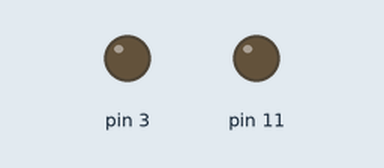
Bench run of a sketch on a simulated Arduino Uno, built with avr-gcc and run on an emulated ATmega328P. Parts: output pins drawn as LEDs (lit = HIGH).

Above: at 0.1 s.
At 1.1 s:
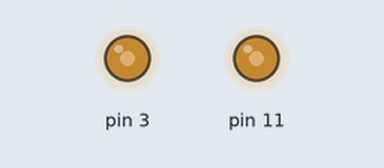
At 22.95 s:
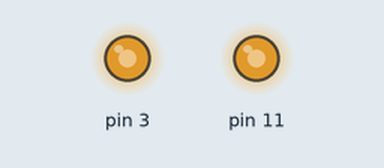
At 39.95 s:
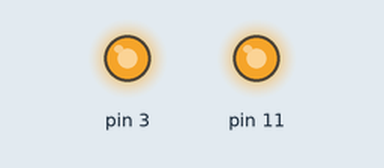
Timing chart, 0 to 40.0 s (numbered marks = the images above):
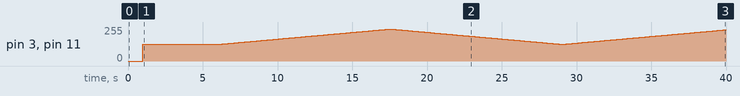

Measured:
- by itself, pin 3, pin 11: 125/255 → 126/255 at 6.1 s, → 127/255 0.10 s later, → 128/255 0.10 s later, → 129/255 0.10 s later, … (339 changes in this stretch)

The sketch:

SpinMotor.ino
```cpp
void setup() {
  // set PORTD (D3) as an OUTPUT
  DDRD |= (1 << DDD3);
  // set PORTB (D11) as an OUTPUT
  DDRB |= (1 << DDB3);

  // set Compare Output Mode for OC2B
  TCCR2A |= (1 << COM2B1); TCCR2A &= ~(1 << COM2B0);

  // set Compare Output Mode for OC2A
  TCCR2A |= (1 << COM2A1); TCCR2A &= ~(1 << COM2A0);

  // set PWM generation mode to Phase Correct
  TCCR2B &= ~(1 << WGM22); TCCR2A &= ~(1 << WGM21); TCCR2A |= (1 << WGM20);

  // set prescaling factor to 64
  TCCR2B |= (1 << CS22); TCCR2B &= ~(1 << CS21); TCCR2B &= ~(1 << CS20);

  // wait to make sure everything is set
  delay(1000); // it's okay to use delay in setup()

  // ESC calibration: send max and min PWM to the ESC
  // Calibration must be done only once when you have a new ESC

  // These line must be then commented out
  // OCR2B = 255; // max PWM duty cycle value for ESC
  // OCR2A = 255; // max PWM duty cycle value for ESC
  // delay(5000);

  // always start the motor with min PWM for safety!!
  OCR2B = 125; // min PWM duty cycle value for ESC
  OCR2A = 125; // min PWM duty cycle value for ESC
  delay(5000);
}

void loop() {
  // put your main code here, to run repeatedly:
  for(uint8_t i = 125; i < 240; i++)
  {
    OCR2B = i;
    OCR2A = i;
    delay(100); // only for a demonstration purpose
  }
  for(uint8_t i = 240; i > 125; i--)
  {
    OCR2B = i;
    OCR2A = i;
    delay(100); // only for a demonstration purpose
  }
}
```
